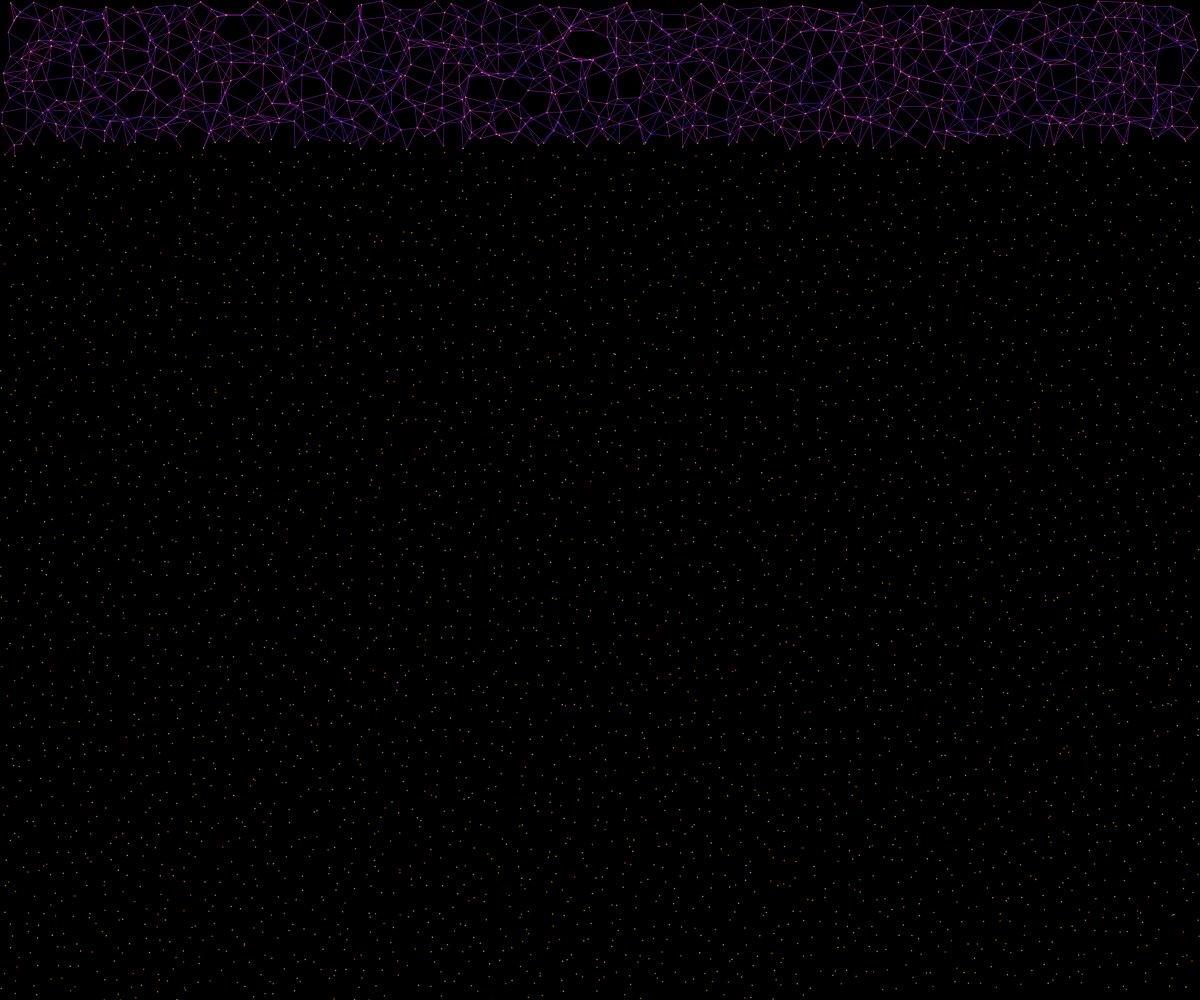
Frame 1 (no input)
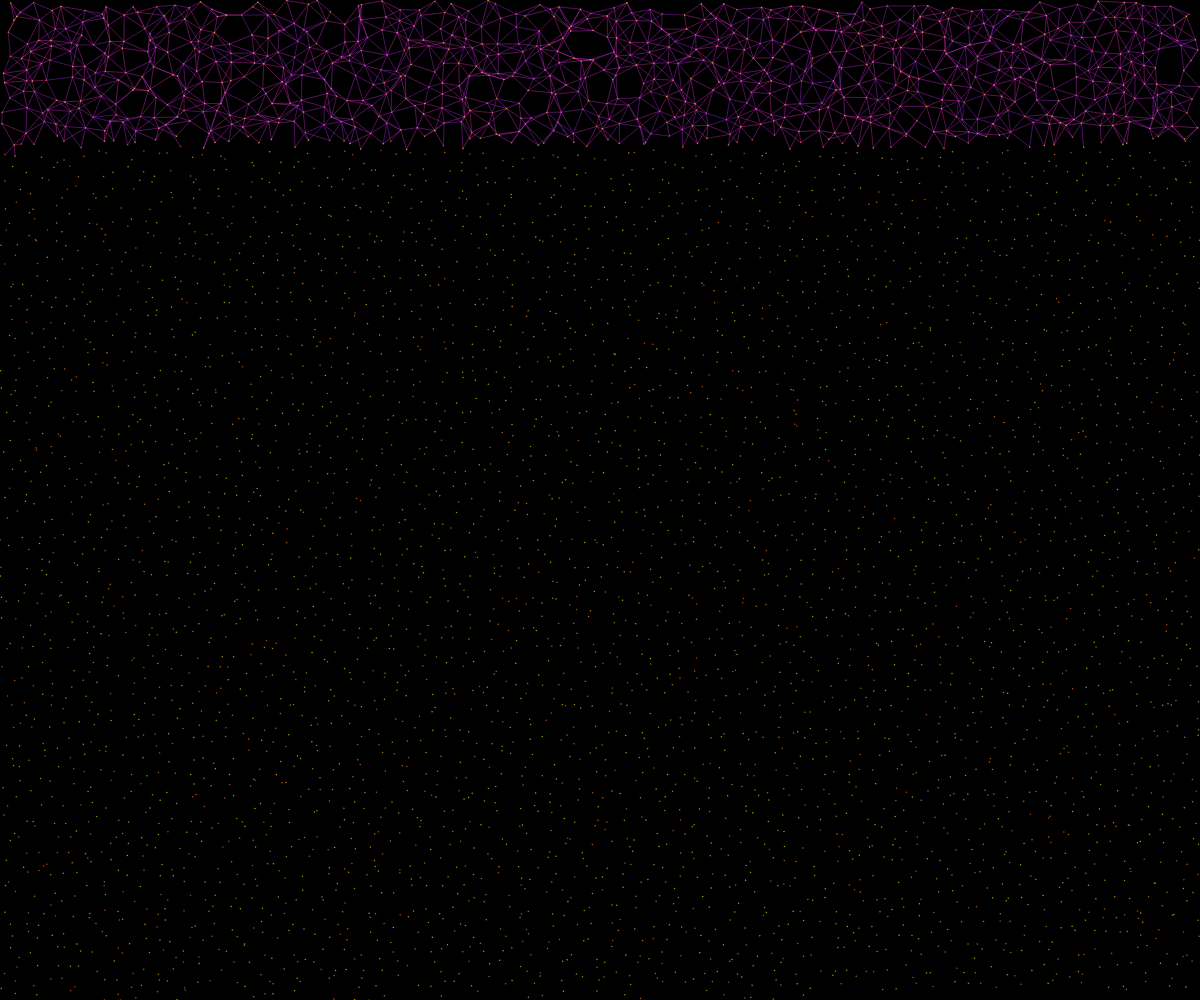
Frame 60 (no input)
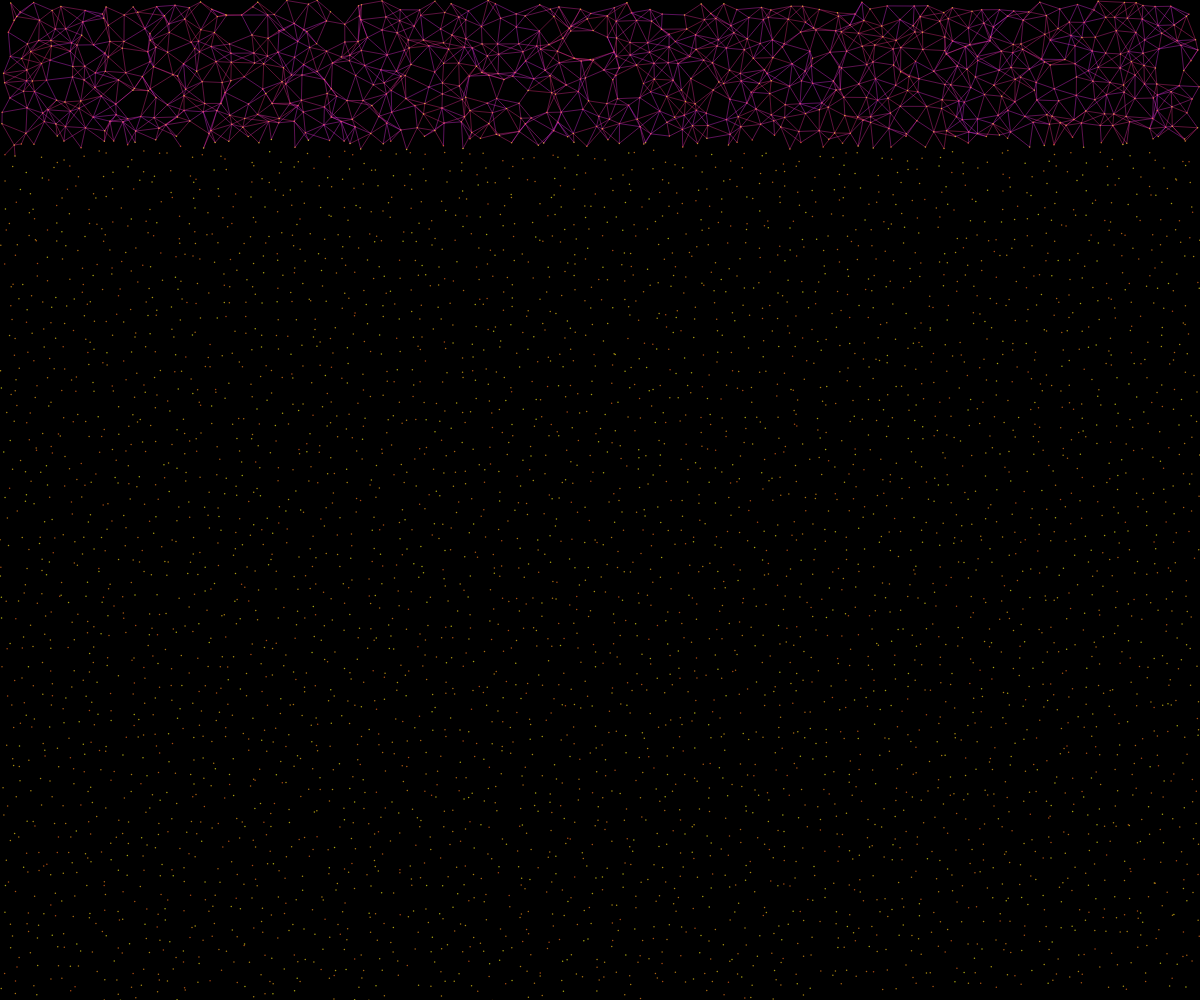
Frame 120 (the mouse pressed at the canvas centre since frame 60)

The p5.js sketch that drew these frames (run headless with seeded random() and noise() and a simulated clock; from frame 60 on, the mouse is pressed at the canvas centre):

// p5.js sketch
// ── sketch.js
let nodes = [];
let connections = [];

function setup() {
  createCanvas(windowWidth, windowHeight);
  colorMode(HSB, 360, 100, 100, 1);
  pixelDensity(1);
  
  // Create a dense grid of nodes with random offsets
  const gridSize = 15;
  const nodeCount = (width / gridSize) * (height / gridSize);
  
  for (let i = 0; i < nodeCount; i++) {
    const x = (i % (width / gridSize)) * gridSize + random(gridSize);
    const y = floor(i / (width / gridSize)) * gridSize + random(gridSize);
    
    nodes.push({
      x: x,
      y: y,
      hue: random(20, 60) // Earthy tones
    });
  }
  
  // Create connections between nearby nodes using spatial hashing for performance
  const maxDistance = gridSize * 1.8;
  const grid = {};
  
  // Hash nodes into grid cells
  for (let i = 0; i < nodes.length; i++) {
    const node = nodes[i];
    const cellX = floor(node.x / gridSize);
    const cellY = floor(node.y / gridSize);
    
    if (!grid[cellX]) grid[cellX] = {};
    if (!grid[cellX][cellY]) grid[cellX][cellY] = [];
    grid[cellX][cellY].push(i);
  }
  
  // Connect nodes to neighbors in adjacent cells
  for (let i = 0; i < nodes.length; i++) {
    const node = nodes[i];
    const cellX = floor(node.x / gridSize);
    const cellY = floor(node.y / gridSize);
    
    // Check current and neighboring cells
    for (let dx = -1; dx <= 1; dx++) {
      for (let dy = -1; dy <= 1; dy++) {
        const nx = cellX + dx;
        const ny = cellY + dy;
        
        if (grid[nx] && grid[nx][ny]) {
          for (let j = 0; j < grid[nx][ny].length; j++) {
            const otherIndex = grid[nx][ny][j];
            
            // Avoid duplicate connections and self-connections
            if (otherIndex > i) {
              const otherNode = nodes[otherIndex];
              const dx = node.x - otherNode.x;
              const dy = node.y - otherNode.y;
              const distance = sqrt(dx * dx + dy * dy);
              
              if (distance < maxDistance) {
                connections.push({
                  node1: i,
                  node2: otherIndex
                });
                
                // Limit total connections to avoid performance issues
                if (connections.length > 2500) break;
              }
            }
          }
          if (connections.length > 2500) break;
        }
      }
      if (connections.length > 2500) break;
    }
    if (connections.length > 2500) break;
  }
}

function draw() {
  background(0);
  
  // Draw connections with glowing effect
  strokeWeight(0.8);
  for (let i = 0; i < connections.length; i++) {
    const c = connections[i];
    const n1 = nodes[c.node1];
    const n2 = nodes[c.node2];
    
    // Soft pink and blue highlights
    let hue = (n1.hue + frameCount * 0.3) % 360;
    if (hue > 300 || hue < 180) {
      hue = (hue + 240) % 360; // Shift towards blue
    }
    
    stroke(hue, 80, 90, 0.5);
    line(n1.x, n1.y, n2.x, n2.y);
  }
  
  // Draw nodes with subtle pulsing and expanding rings
  for (let i = 0; i < nodes.length; i++) {
    const node = nodes[i];
    
    // Node core with soft glow
    fill(node.hue, 90, 95, 0.7);
    noStroke();
    ellipse(node.x, node.y, 1.5);
  }
}

function windowResized() {
  resizeCanvas(windowWidth, windowHeight);
}
